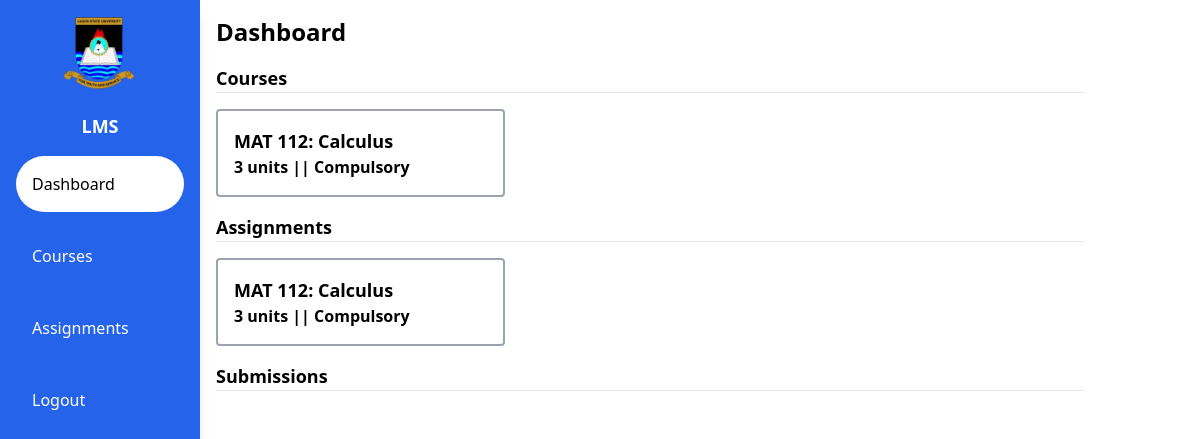
Before: / (signed in) with the older database file.
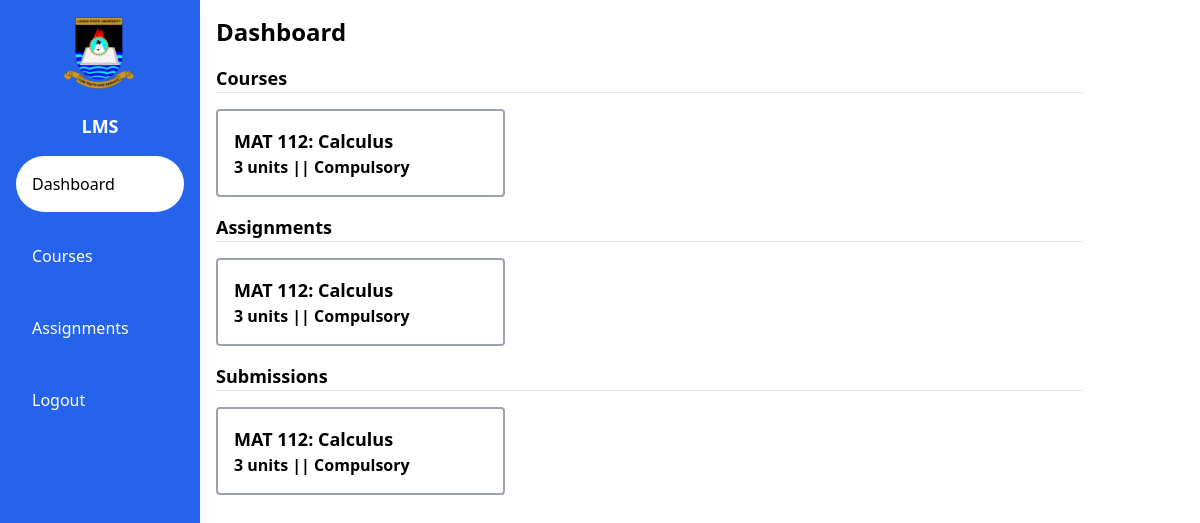
After: the same page with the newer database file.
### lms/models.py (models this page shows)
class Course(models.Model):
    COURSE_TYPE_CHOICE = (
        ('Compulsory', 'Compulsory'),
        ('Required', 'Required'),
        ('Elective', 'Elective')
    )
    course_code = models.CharField(max_length=8, null=True)
    course_title = models.CharField(max_length=1000, null=True)
    unit = models.IntegerField(null=True)
    type = models.CharField(max_length=10, choices=COURSE_TYPE_CHOICE, null=True)
    instructor = models.ForeignKey(User, on_delete=models.CASCADE, null=True)

class Assignment(models.Model):
    course = models.ForeignKey(Course, on_delete=models.CASCADE, null=True)
    title = models.CharField(max_length=1000, null=True)
    content = HTMLField()
    date = models.DateTimeField(default=datetime.now, null=True)
    due_date = models.DateTimeField(default=datetime.now, null=True)

class Submission(models.Model):
    user = models.ForeignKey(User, on_delete=models.CASCADE, null=True, related_name='solutions')
    assignment = models.ForeignKey(Assignment, on_delete=models.CASCADE, null=True, related_name='submissions')
    grade = models.CharField(max_length=24, null=True)
    solution = HTMLField()

### lms/views.py (the view, shortened to what this page needs)
# urls.py: path('', views.index, name='index'),
def index(request):
    user = request.user
    try:
        courses = Course.objects.all().order_by('course_code')
        assignments = Assignment.objects.all().order_by('-date')
        if user.is_student:
            submissions = Submission.objects.filter(user=user)
            ctx = {
                'courses': courses,
                'assignments': assignments,
                'submissions': submissions
            }
            return render(request, 'lms/student.html', ctx)
    except AttributeError:
        return render(request, 'lms/index.html')
    return render(request, 'lms/index.html')

### lms/templates/lms/student.html (shortened to what this page needs)
{% extends "lms/layout.html" %}
{% load static %}
{% block body %}
    <div class="w-full p-4">
        <h1 class="text-2xl font-bold mb-4">Dashboard</h1>
        <h1 class="text-lg font-semibold border-b">Courses</h1>
        <div class="my-4 grid grid-cols-3">
            {% for course in courses %}
            <div class="border-2 border-gray-400 rounded p-4 col-span-1">
                <a href="{% url 'course' course.id %}" class="">
                <h1 class="text-lg font-bold">{{course.course_code}}: {{course.course_title}}</h1>
                <h3 class="font-semibold">{{course.unit}} units || {{course.type}}</h3>
                </a>
            </div>
            {% endfor %}
        </div>
        <h1 class="text-lg font-semibold border-b">Assignments</h1>
        <div class="my-4 grid grid-cols-3">
            {% for assignment in assignments %}
            <div class="border-2 border-gray-400 rounded p-4 col-span-1">
                <a href="{% url 'assignment' assignment.id %}" class="">
                <h1 class="text-lg font-bold">{{assignment.course.course_code}}: {{assignment.course.course_title}}</h1>
                <h3 class="font-semibold">{{assignment.course.unit}} units || {{assignment.course.type}}</h3>
                </a>
            </div>
            {% endfor %}
        </div>
        <h1 class="text-lg font-semibold border-b">Submissions</h1>
        <div class="my-4 grid grid-cols-3">
            {% for submission in submissions %}
            <div class="border-2 border-gray-400 rounded p-4 col-span-1">
                <a href="{% url 'assignment' submission.assignment.id %}" class="">
                <h1 class="text-lg font-bold">{{submission.assignment.course.course_code}}: {{submission.assignment.course.course_title}}</h1>
                <h3 class="font-semibold">{{submission.assignment.course.unit}} units || {{submission.assignment.course.type}}</h3>
                </a>
            </div>
            {% endfor %}
        </div>
    </div>
{% endblock %}

Changed rows visible on the page:
added Submission: assignment.course.course_code "MAT 112", assignment.course.course_title "Calculus", assignment.course.unit "3", assignment.course.type "Compulsory"
